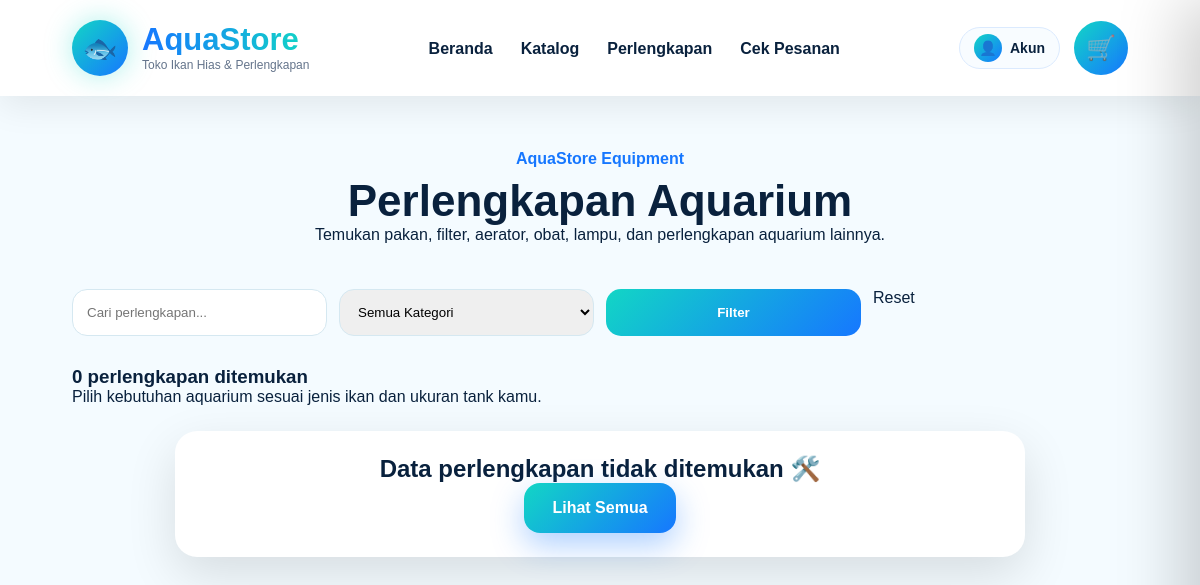
The app's page /pelanggan/perawatan.php, older data.
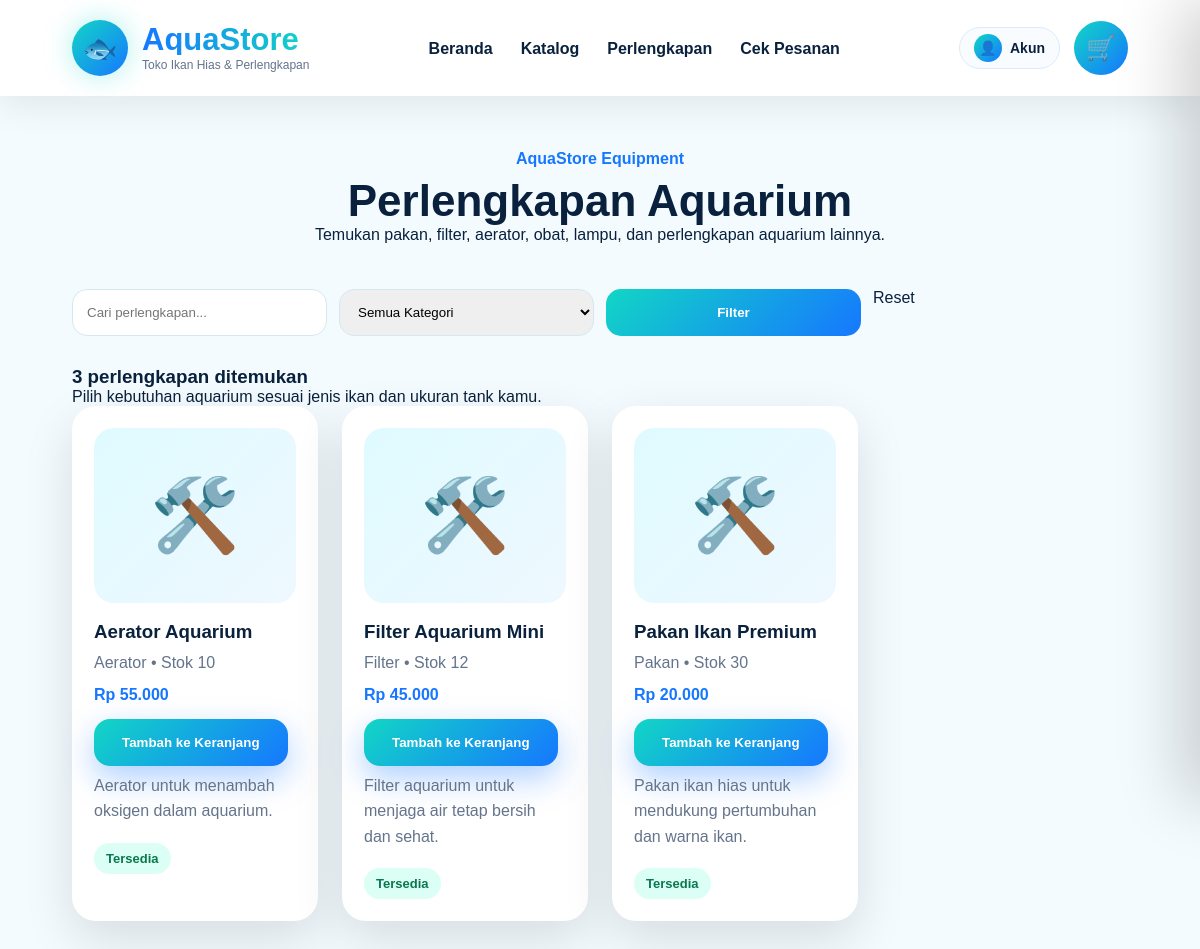
The same page, newer data.
### tables this page shows
CREATE TABLE perlengkapan (
    id INT AUTO_INCREMENT PRIMARY KEY,
    nama VARCHAR(100) NOT NULL,
    kategori ENUM(
        'Pakan',
        'Filter',
        'Aerator',
        'Heater',
        'Obat',
        'Lampu',
        'Substrate',
        'Dekorasi',
        'Lainnya'
    ) NOT NULL,
    harga INT NOT NULL DEFAULT 0,
    stok INT NOT NULL DEFAULT 0,
    foto VARCHAR(255),
    deskripsi TEXT,
    status ENUM('Tersedia','Habis') DEFAULT 'Tersedia',
    created_at TIMESTAMP DEFAULT CURRENT_TIMESTAMP
);

### config/db.php (called while the page is built, shortened)
<?php
function e($text)
{
    return htmlspecialchars($text ?? '', ENT_QUOTES, 'UTF-8');
}
function rupiah($angka)
{
    return "Rp " . number_format((int) $angka, 0, ',', '.');
}

### pelanggan/perawatan.php (the view, shortened to what this page needs)
<?php
require "../config/db.php";
$cari = trim($_GET['cari'] ?? '');
$where = [];
$params = [];
$sqlWhere = $where ? "WHERE " . implode(" AND ", $where) : "";
$stmt = $pdo->prepare("SELECT * FROM perlengkapan $sqlWhere ORDER BY id DESC");
$stmt->execute($params);
$data = $stmt->fetchAll();
?>
<!DOCTYPE html>
<html lang="id">
<head>
    <link rel="stylesheet" href="../assets/css/style.css?v=120">
</head>
<body>
    <?php include "../components/navbar.php"; ?>
    <section class="popular-section">
        <div class="section-title">
            <span>AquaStore Equipment</span>
            <h2>Perlengkapan Aquarium</h2>
            <p>
                Temukan pakan, filter, aerator, obat, lampu, dan perlengkapan aquarium lainnya.
            </p>
        </div>
        <form method="GET" class="filter-box premium-filter">
            <input type="text" name="cari" placeholder="Cari perlengkapan..." value="<?= e($cari) ?>">
            <select name="kategori">
                <option value="">Semua Kategori</option>
            </select>
            <button>Filter</button>
            <a href="perawatan.php" class="reset-filter">
                Reset
            </a>
        </form>
        <div class="catalog-info">
            <h3><?= count($data) ?> perlengkapan ditemukan</h3>
            <p>Pilih kebutuhan aquarium sesuai jenis ikan dan ukuran tank kamu.</p>
        </div>
        <?php if (empty($data)): ?>
            <div class="empty-box">
                <h2>Data perlengkapan tidak ditemukan 🛠️</h2>
                <a href="perawatan.php" class="hero-button">Lihat Semua</a>
            </div>
        <?php else: ?>
            <div class="fish-grid">
                <?php foreach ($data as $p): ?>
                    <div class="fish-card equipment-product-card">
                        <div class="fish-image">
                            <?php if (!empty($p['foto'])): ?>
                                <img src="../uploads/perlengkapan/<?= e($p['foto']) ?>?v=<?= time() ?>" alt="<?= e($p['nama']) ?>">
                            <?php else: ?>
                                <span>🛠️</span>
                            <?php endif; ?>
                        </div>
                        <h3><?= e($p['nama']) ?></h3>
                        <p>
                            <?= e($p['kategori']) ?> • Stok <?= e($p['stok']) ?>
                        </p>
                        <h4><?= rupiah($p['harga']) ?></h4>
                        <form action="tambah-perlengkapan-keranjang.php" method="POST">
                            <button class="hero-button">
                                Tambah ke Keranjang
                            </button>
                        </form>
                        <p>
                            <?= e($p['deskripsi']) ?>
                        </p>
                        <span class="equipment-status <?= $p['status'] === 'Habis' ? 'habis' : '' ?>">
                            <?= e($p['status']) ?>
                        </span>
                    </div>
                <?php endforeach; ?>
            </div>
        <?php endif; ?>
    </section>
</body>
</html>

### components/navbar.php (shortened to what this page needs)
<header class="topbar">
    <div class="brand">
        <div class="brand-icon">🐟</div>
        <div>
            <h2>AquaStore</h2>
            <small>Toko Ikan Hias & Perlengkapan</small>
        </div>
    </div>
    <nav class="menu">
        <a href="/aquastore/index.php">Beranda</a>
        <a href="/aquastore/pelanggan/katalog.php">Katalog</a>
        <a href="/aquastore/pelanggan/perawatan.php">Perlengkapan</a>
        <a href="/aquastore/pelanggan/cek-pesanan.php">Cek Pesanan</a>
    </nav>
    <div class="header-actions">
        <?php if (!empty($_SESSION['user'])): ?>
            <div class="account-menu">
                <button class="account-pill" onclick="toggleAccountMenu()" type="button">
                    <span class="account-avatar">
                        <?= e(strtoupper(substr($_SESSION['user']['nama'], 0, 1))) ?>
                    </span>
                    <span class="account-name">
                        <?= e($_SESSION['user']['nama']) ?>
                    </span>
                    <span class="account-arrow">▾</span>
                </button>
                <div class="account-dropdown" id="accountDropdown">
                    <a href="/aquastore/pelanggan/profil.php">Profil Saya</a>
                    <a href="/aquastore/pelanggan/pesanan-saya.php">Pesanan Saya</a>
                    <a href="/aquastore/pelanggan/logout.php" class="danger-link">Logout</a>
                </div>
            </div>
        <?php else: ?>
            <button class="account-open-btn" onclick="openAuthDrawer('login')" type="button">
                <span>👤</span>
                <b>Akun</b>
            </button>
        <?php endif; ?>
        <a href="/aquastore/pelanggan/keranjang.php" class="cart">
            🛒
        </a>
    </div>
</header>

Row changes from the older to the newer data that the page shows:
added perlengkapan: nama "Aerator Aquarium", kategori "Aerator", stok "10", harga "Rp 55.000", deskripsi "Aerator untuk menambah oksigen dalam aquarium.", status "Tersedia"
added perlengkapan: nama "Filter Aquarium Mini", kategori "Filter", stok "12", harga "Rp 45.000", deskripsi "Filter aquarium untuk menjaga air tetap bersih dan sehat.", status "Tersedia"
added perlengkapan: nama "Pakan Ikan Premium", kategori "Pakan", stok "30", harga "Rp 20.000", deskripsi "Pakan ikan hias untuk mendukung pertumbuhan dan warna ikan.", status "Tersedia"
Text that changed along with them:
count($data): "0" → "3"
text no longer shown: "Data perlengkapan tidak ditemukan 🛠️ Lihat Semua"
